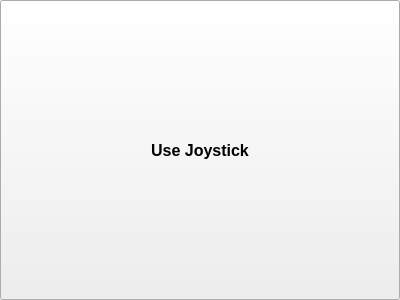
<?xml version="1.0" encoding="UTF-8"?>
<ui version="4.0">
 <class>Form</class>
 <widget class="QWidget" name="Form">
  <property name="geometry">
   <rect>
    <x>0</x>
    <y>0</y>
    <width>400</width>
    <height>300</height>
   </rect>
  </property>
  <property name="windowTitle">
   <string>Form</string>
  </property>
  <layout class="QGridLayout" name="gridLayout">
   <property name="leftMargin">
    <number>0</number>
   </property>
   <property name="topMargin">
    <number>0</number>
   </property>
   <property name="rightMargin">
    <number>0</number>
   </property>
   <property name="bottomMargin">
    <number>0</number>
   </property>
   <item row="0" column="0">
    <widget class="QPushButton" name="btnUse">
     <property name="sizePolicy">
      <sizepolicy hsizetype="Expanding" vsizetype="Expanding">
       <horstretch>0</horstretch>
       <verstretch>0</verstretch>
      </sizepolicy>
     </property>
     <property name="font">
      <font>
       <pointsize>12</pointsize>
       <weight>75</weight>
       <bold>true</bold>
      </font>
     </property>
     <property name="text">
      <string>Use Joystick</string>
     </property>
    </widget>
   </item>
  </layout>
 </widget>
 <resources/>
 <connections/>
</ui>
